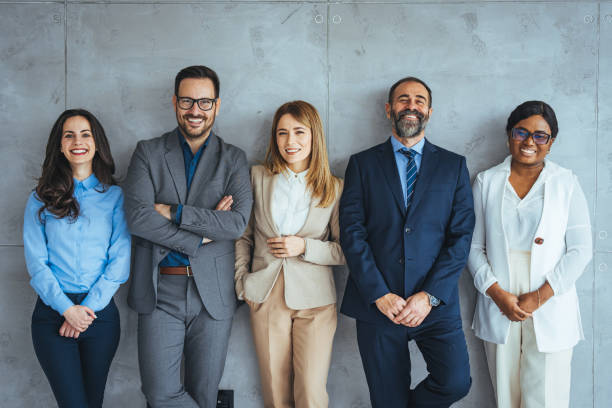
#> input picture data/img2.jpg, 612 x 408 px, found by its file name
$ python submission.py
#> lines starting #> are read from the running program, lines starting #| are printed output that depends on the picture; after the words box and inside, x2 and y2 are one past the last pixel; in counts of white or black regions, pixels touching at a corner belong together
import cv2 as cv
import os
import logging
from datetime import datetime

# Configure logging
log_filename = f"image_annotation_{datetime.now().strftime('%Y%m%d_%H%M%S')}.log"
logging.basicConfig(
    filename=log_filename,
    level=logging.INFO,
    format="%(asctime)s - %(levelname)s - %(message)s",
    datefmt="%Y-%m-%d %H:%M:%S"
)

# Initialize global variables
drawing = False  # True if the mouse is being dragged
mode = True  # If True, draw rectangle; press 'm' to toggle to circle
ix, iy = -1, -1  # Initial mouse click coordinates
rectangles = []  # List to store all drawn rectangles

# Mouse callback function
# [64 lines left out: functions draw_annotation, crop_and_save, not called in this run]

if __name__ == "__main__":
    # Load the image
    img_path="data\img2.jpg"
    img = cv.imread(img_path)
#> img is the input picture: shape (408, 612, 3); mean B, G, R 141.3, 133.7, 122.5

    # Extract the original image name without extension
    original_image_name = os.path.splitext(os.path.basename(img_path))[0]
    # print(original_image_name)
    logging.info(f"Loaded image from {img_path}")

    # Check if the image was loaded successfully
    if img is None:
        raise FileNotFoundError("Image not found. Please check the file path.")

    cv.namedWindow('image')
    cv.setMouseCallback('image', draw_annotation)

    while True:
        cv.imshow('image', img)
        cv.putText(img, 'Choose top left corner, and drag,?', (10, 10), cv.FONT_HERSHEY_SIMPLEX, 0.2, (255, 0, 0), 1)
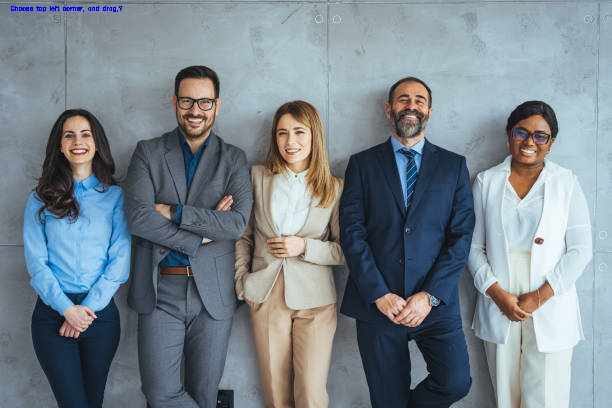
#> img: shape (408, 612, 3); 0.1% of pixels changed, all inside (x1, y1, x2, y2) = (11, 6, 122, 12)

        k = cv.waitKey(1) & 0xFF
#> (key Esc is pressed here)
        if k == ord('m'):  # Toggle between rectangle and circle drawing
            mode = not mode
        elif k == 13:  # Press 'Enter' to exit and save rectangles
            break

    # Save the cropped rectangles
    if rectangles:
        crop_and_save(img, rectangles)


    cv.destroyAllWindows()
